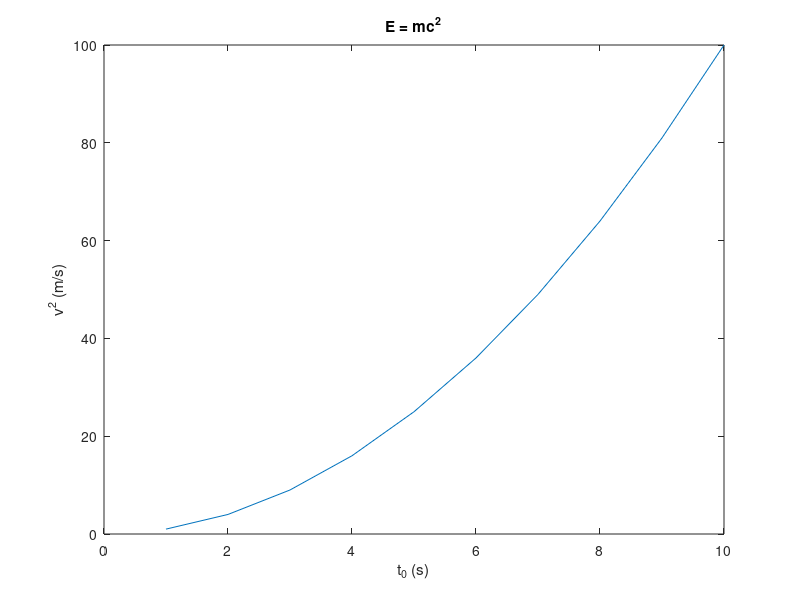

This figure's MATLAB source:
%=============================================================================
% Copyright (c) 2016-present Allan CORNET (Nelson)
%=============================================================================
% This file is part of Nelson.
%=============================================================================
% LICENCE_BLOCK_BEGIN
% SPDX-License-Identifier: LGPL-3.0-or-later
% LICENCE_BLOCK_END
%=============================================================================
% <--ADV-CLI MODE-->
%=============================================================================
% Non-regression tests for true super/subscript positioning of the TeX
% interpreter (raised / lowered runs at a smaller font), verified through the
% text Extent so no browser or reference image is required.
%=============================================================================
% A superscript in a title / axis label goes through the same paint path.
f = figure();
plot(1:10, (1:10) .^ 2);
title('E = mc^2');
xlabel('t_0 (s)');
ylabel('v^2 (m/s)');
drawnow();
close(f);
%=============================================================================
